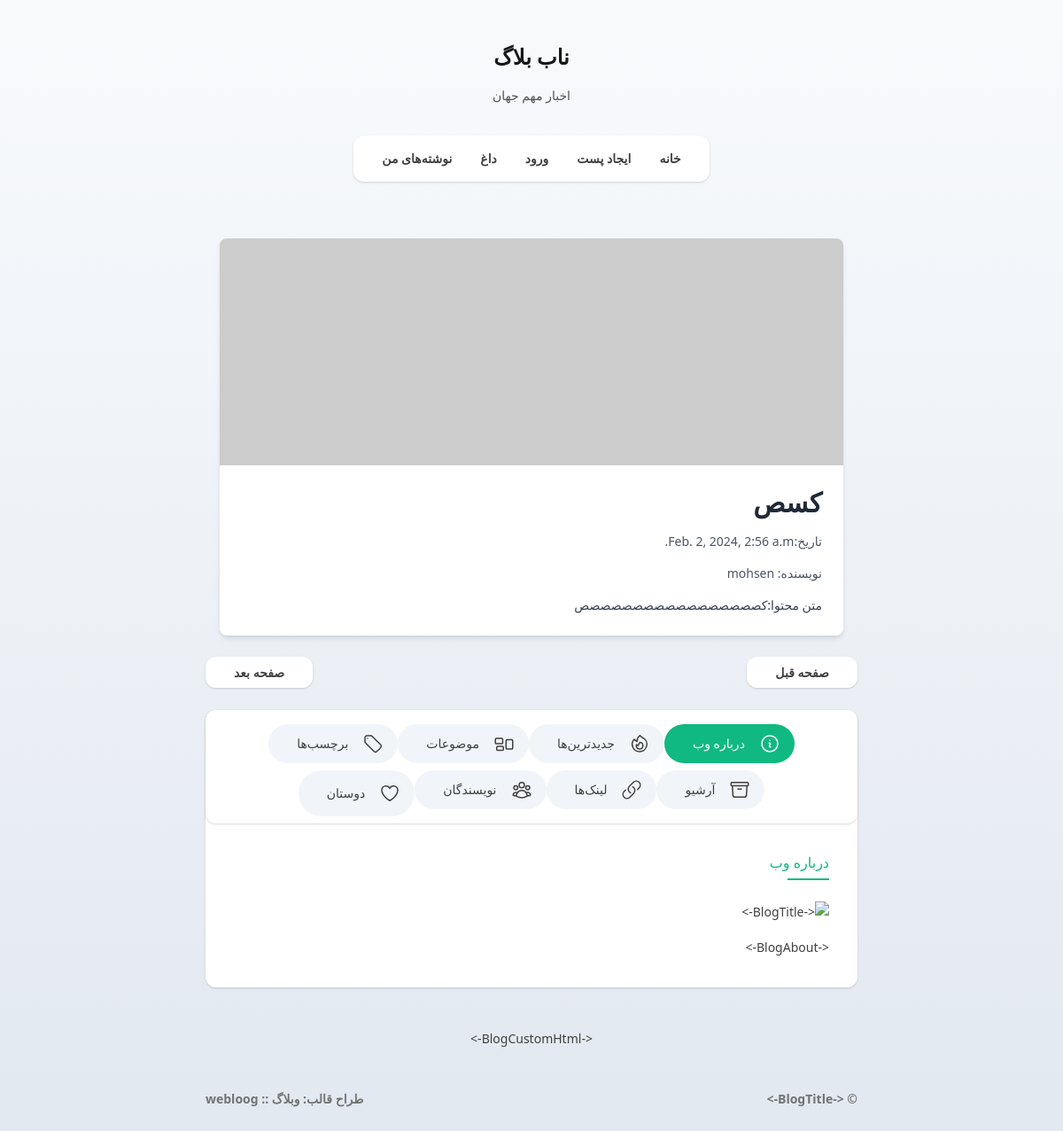
The page /account/post/8 on the database its author committed.
### blog/models.py (models this page shows, shortened)
class Post(models.Model):
    title = models.CharField(max_length=50)
    body = models.TextField()
    creat_date = models.DateTimeField(auto_now_add=True)
    updat_date = models.DateTimeField(auto_now=True)
    creator = models.ForeignKey(User, on_delete=models.CASCADE)

### account/models.py (models this page shows)
class User(AbstractUser):
    phone = models.CharField(max_length=10,)
    birth = models.DateField(null=True, blank=True)

### blog/views.py (the view)
# urls.py: path('post/<int:pk>', PostView.as_view(), name='PostView'),
class PostView(DeleteView):
    queryset = Post.objects.all()
    context_object_name = 'post'
    template_name = 'blog/post_view.html'

### templates/blog/post_view.html
{% extends "base.html"%}
{% block content %}
<link href="https://cdn.jsdelivr.net/npm/tailwindcss@2.2.19/dist/tailwind.min.css" rel="stylesheet">
    <div class="max-w-4xl mx-auto px-4 py-8">
        <div class="bg-white shadow-md rounded-lg overflow-hidden">
            <div class="relative h-64 bg-cover bg-center" style="background-image: url('https://via.placeholder.com/800x400')">
            </div>
            <div class="p-6">
                <h2 class="text-3xl font-semibold text-gray-800">{{post.title}}</h2>
                <p class="mt-4 text-gray-600">تاریخ:{{post.updat_date}}</p>
                <p class="mt-4 text-gray-600">نویسنده: {{post.creator}}</p>
                <p class="mt-4 text-gray-700">متن محتوا:{{post.body}}</p>
            </div>
        </div>
    </div>
{% endblock %}

### templates/base.html (style rules this page uses)
*,:after,:before { box-sizing:border-box;border:0 solid #e5e7eb }
:after,:before { --tw-content:"" }
html { line-height:1.5;-webkit-text-size-adjust:100%;-moz-tab-size:4;-o-tab-size:4;tab-size:4;font-family:Samim,sans-serif;font-feature-settings:normal }
body { margin:0;line-height:inherit }
h1,h2,h3,h4,h5,h6 { font-size:inherit;font-weight:inherit }
blockquote,dd,dl,figure,h1,h2,h3,h4,h5,h6,hr,p,pre { margin:0 }
*,::backdrop,:after,:before { --tw-border-spacing-x:0;--tw-border-spacing-y:0;--tw-translate-x:0;--tw-translate-y:0;--tw-rotate:0;--tw-skew-x:0;--tw-skew-y:0;--tw-scale-x:1;--tw-scale-y:1;--tw-pan-x: ;--tw-pan-y: ;--tw-pinch-zoom: ;--tw-scroll-snap-strictness:proximity;--tw-ordinal: ;--tw-slashed-zero: ;--tw-numeric-figure: ;--tw-numeric-spacing: ;--tw-numeric-fraction: ;--tw-ring-inset: ;--tw-ring-offset-width:0px;--tw-ring-offset-color:#fff;--tw-ring-color:#3b82f680;--tw-ring-offset-shadow:0 0 #0000;--tw-ring-shadow:0 0 #0000;--tw-shadow:0 0 #0000;--tw-shadow-colored:0 0 #0000;--tw-blur: ;--tw-brightness: ;--tw-contrast: ;--tw-grayscale: ;--tw-hue-rotate: ;--tw-invert: ;--tw-saturate: ;--tw-sepia: ;--tw-drop-shadow: ;--tw-backdrop-blur: ;--tw-backdrop-brightness: ;--tw-backdrop-contrast: ;--tw-backdrop-grayscale: ;--tw-backdrop-hue-rotate: ;--tw-backdrop-invert: ;--tw-backdrop-opacity: ;--tw-backdrop-saturate: ;--tw-backdrop-sepia: }
.relative { position:relative }
.mx-auto { margin-left:auto;margin-right:auto }
.scroll-smooth { scroll-behavior:smooth }
.bg-slate-50 { --tw-bg-opacity:1;background-color:rgb(248 250 252/var(--tw-bg-opacity)) }
.bg-white { --tw-bg-opacity:1;background-color:rgb(255 255 255/var(--tw-bg-opacity)) }
.bg-gradient-to-b { background-image:linear-gradient(to bottom,var(--tw-gradient-stops)) }
.from-slate-50 { --tw-gradient-from:#f8fafc;--tw-gradient-to:#f8fafc00;--tw-gradient-stops:var(--tw-gradient-from),var(--tw-gradient-to) }
.to-slate-200 { --tw-gradient-to:#e2e8f0 }
.text-sm { font-size:.875rem;line-height:1.25rem }
.font-semibold { font-weight:600 }
.text-neutral-700 { --tw-text-opacity:1;color:rgb(64 64 64/var(--tw-text-opacity)) }

### rows shown on the page
Post: title "کسص", updat_date "Feb. 2, 2024, 2:56 a.m.", creator "mohsen", body "کصصصصصصصصصصصصصصصصص"
